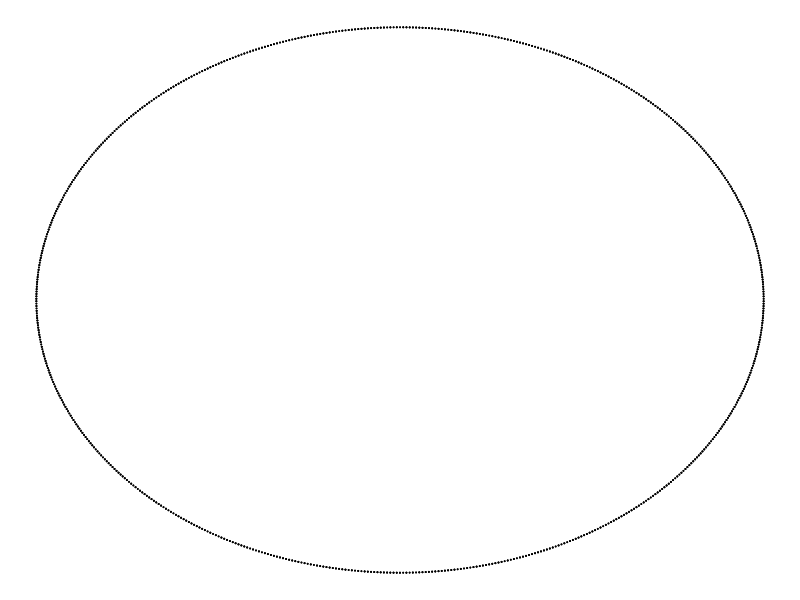

The R source for this figure: (Note: this script raises an error after producing the figure.)
install.packages("ggplot2")
library(ggplot2)

circle = function(t){
  x = sin(t)
  y = cos(t)
  return(c(x,y))
}

d = list()
d$x = c()
d$y = c()
for(t in c(1:2000)){
  p_circle = circle(t)
  d$x=c(d$x,p_circle[1])
  d$y=c(d$y, p_circle[2])
}
d= as.data.frame(d)

blank = theme_void() + theme(legend.position="none")
ggplot(data = d)+
  geom_point(aes(x=x, y=y), size = 0.0001)+
  blank

p <- ggplot(data = data.frame(x = 0), mapping = aes(x = x))

p + stat_function(fun = sun) + xlim(-5,5)

ggsave("temp.png", width = 30, height = 30, units = "cm")

